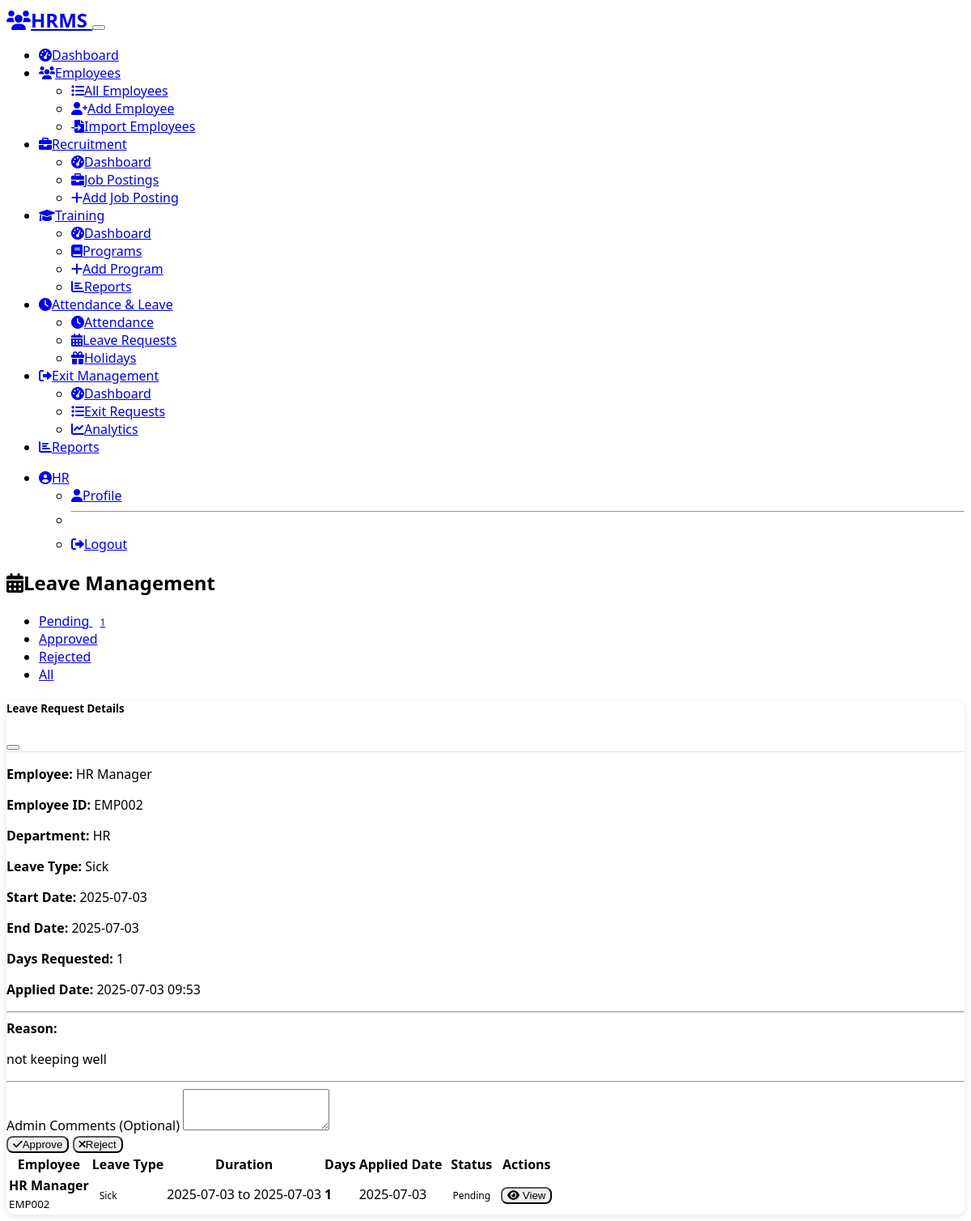
The app's page /admin/leaves (signed in), older data.
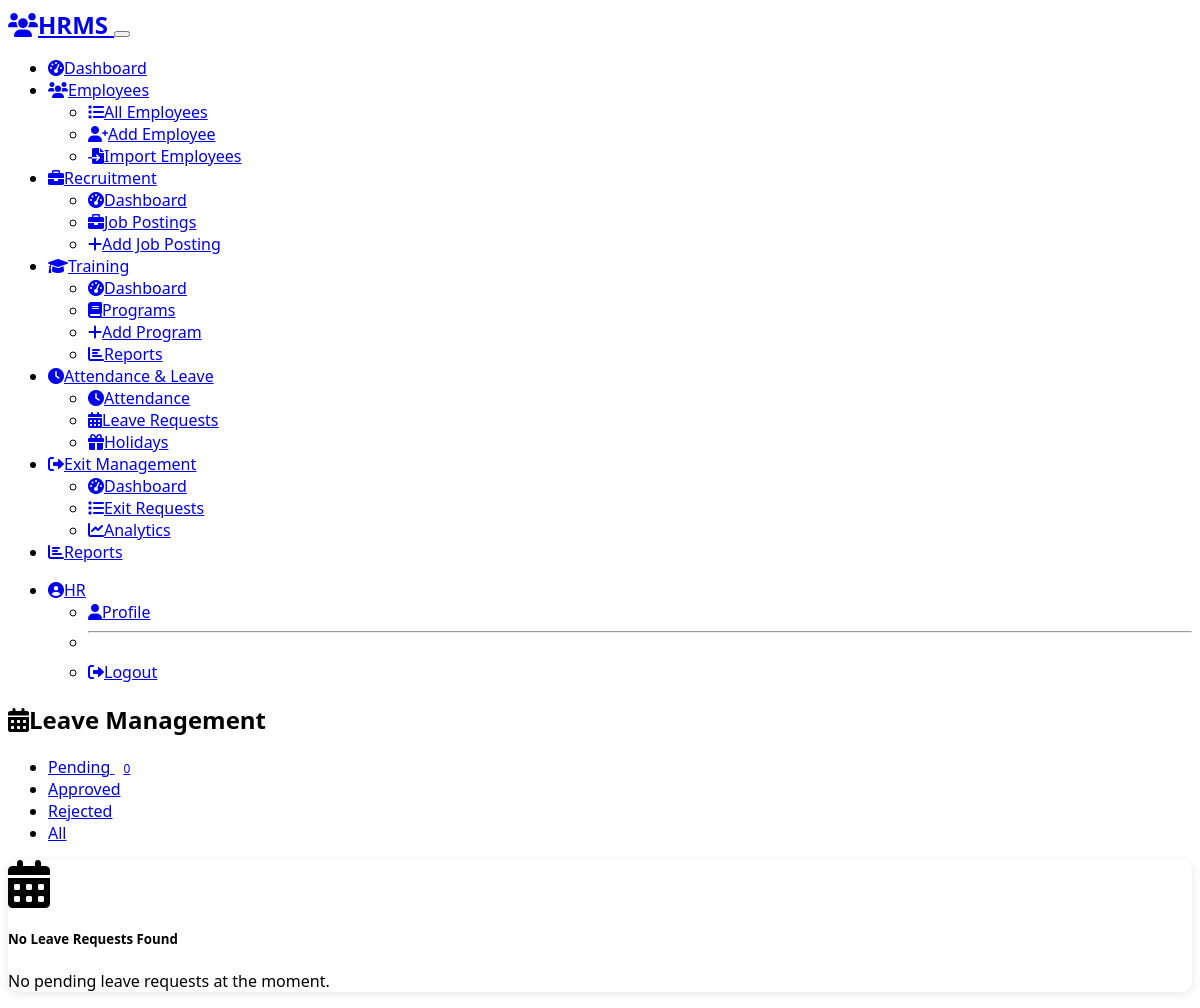
The same page, newer data.
### models.py (models this page shows, shortened)
class LeaveRequest(db.Model):
    __tablename__ = 'leave_requests'
    id = db.Column(db.Integer, primary_key=True)
    user_id = db.Column(db.Integer, db.ForeignKey('users.id'), nullable=False)
    leave_type = db.Column(db.String(20), nullable=False)  # sick/casual/earned/optional
    start_date = db.Column(db.Date, nullable=False)
    end_date = db.Column(db.Date, nullable=False)
    days_requested = db.Column(db.Integer, nullable=False)
    reason = db.Column(db.Text, nullable=False)
    status = db.Column(db.String(20), default='pending')  # pending/approved/rejected
    applied_date = db.Column(db.DateTime, default=datetime.utcnow)
    reviewed_date = db.Column(db.DateTime)
    reviewed_by = db.Column(db.Integer, db.ForeignKey('users.id'))
    admin_comments = db.Column(db.Text)

class User(UserMixin, db.Model):
    __tablename__ = 'users'
    id = db.Column(db.Integer, primary_key=True)
    email = db.Column(db.String(120), unique=True, nullable=False)
    employee_id = db.Column(db.String(20), unique=True, nullable=False)
    first_name = db.Column(db.String(50), nullable=False)
    last_name = db.Column(db.String(50), nullable=False)
    phone = db.Column(db.String(15))
    department = db.Column(db.String(50), nullable=False)
    designation = db.Column(db.String(50), nullable=False)
    work_mode = db.Column(db.String(20), nullable=False, default='onsite')  # onsite/offsite
    role = db.Column(db.String(20), nullable=False, default='employee')  # admin/employee/manager
    manager_id = db.Column(db.Integer, db.ForeignKey('users.id'), nullable=True)
    password_hash = db.Column(db.String(256))
    active = db.Column(db.Boolean, default=True)
    date_joined = db.Column(db.DateTime, default=datetime.utcnow)
    reset_token = db.Column(db.String(100))
    reset_token_expires = db.Column(db.DateTime)
    @property
    def is_active(self):
        return self.active
    attendance_records = db.relationship('Attendance', backref='user', lazy=True)
    leave_requests = db.relationship('LeaveRequest', foreign_keys='LeaveRequest.user_id', backref='user', lazy=True)
    reviewed_leave_requests = db.relationship('LeaveRequest', foreign_keys='LeaveRequest.reviewed_by', backref='reviewer', lazy=True)
    documents = db.relationship('Document', backref='user', lazy=True)
    reportees = db.relationship('User', backref=db.backref('manager', remote_side='User.id'), lazy=True)
    emergency_contacts = db.relationship('EmergencyContact', backref='user', lazy=True)
    job_postings = db.relationship('JobPosting', backref='poster', lazy=True)
    interviews = db.relationship('Interview', backref='interviewer', lazy=True)
    training_programs = db.relationship('TrainingProgram', backref='creator', lazy=True)
    training_enrollments = db.relationship('TrainingEnrollment', backref='user', lazy=True)
    certifications = db.relationship('Certification', backref='user', lazy=True)
    exit_requests = db.relationship('ExitRequest', foreign_keys='ExitRequest.user_id', backref='user', lazy=True)
    approved_exits = db.relationship('ExitRequest', foreign_keys='ExitRequest.approved_by', backref='approver', lazy=True)
    exit_interviews = db.relationship('ExitInterview', backref='interviewer', lazy=True)
    announcements = db.relationship('Announcement', backref='creator', lazy=True)
    policy_documents = db.relationship('PolicyDocument', backref='creator', lazy=True)
    policy_acknowledgments = db.relationship('PolicyAcknowledgment', backref='user', lazy=True)
    employment_history = db.relationship('EmploymentHistory', backref='user', lazy=True)
    @property
    def can_manage_employees(self):
        return self.role in ['admin', 'hr']
    @property
    def full_name(self):
        return f"{self.first_name} {self.last_name}"

### routes/admin.py (the view)
@admin_bp.route('/leaves')
@login_required
@admin_required
def leaves():
    status_filter = request.args.get('status', 'pending')
    query = db.session.query(LeaveRequest, User).join(User, LeaveRequest.user_id == User.id)
    if status_filter != 'all':
        query = query.filter(LeaveRequest.status == status_filter)
    leave_requests = query.order_by(LeaveRequest.applied_date.desc()).all()
    return render_template('admin/leaves.html',
                         leave_requests=leave_requests,
                         current_status=status_filter)

### app.py (called while the page is built)
@login_manager.user_loader
def load_user(user_id):
    from models import User
    return User.query.get(int(user_id))

### routes/admin.py (called while the page is built)
def admin_required(f):
    @wraps(f)
    def decorated_function(*args, **kwargs):
        if not current_user.is_authenticated or not current_user.can_manage_employees:
            flash('Access denied. Admin or HR privileges required.', 'danger')
            return redirect(url_for('main.index'))
        return f(*args, **kwargs)
    return decorated_function

### templates/admin/leaves.html (shortened to what the changed rows need)
{% extends "base.html" %}
{% block content %}
<div class="container">
    <div class="d-flex justify-content-between align-items-center mb-4">
        <h2><i class="fas fa-calendar-alt me-2"></i>Leave Management</h2>
    </div>
    <ul class="nav nav-tabs mb-4">
        <li class="nav-item">
            <a class="nav-link {{ 'active' if current_status == 'pending' else '' }}"
               href="{{ url_for('admin.leaves', status='pending') }}">
                Pending <span class="badge bg-warning ms-1">{{ leave_requests|selectattr('0.status', 'equalto', 'pending')|list|length }}</span>
            </a>
        </li>
    </ul>
    <div class="card">
        <div class="card-body">
            {% if leave_requests %}
                <div class="table-responsive">
                    <table class="table table-hover">
                        <thead>
                            <tr>
                                <th>Employee</th>
                                <th>Leave Type</th>
                                <th>Duration</th>
                                <th>Days</th>
                                <th>Applied Date</th>
                                <th>Status</th>
                                <th>Actions</th>
                            </tr>
                        </thead>
                        <tbody>
                            {% for leave_request, user in leave_requests %}
                            <tr>
                                <td>
                                    <div>
                                        <strong>{{ user.full_name }}</strong><br>
                                        <small class="text-muted">{{ user.employee_id }}</small>
                                    </div>
                                </td>
                                <td>
                                    <span class="badge bg-secondary">{{ leave_request.leave_type|title }}</span>
                                </td>
                                <td>
                                    {{ leave_request.start_date.strftime('%Y-%m-%d') }} to
                                    {{ leave_request.end_date.strftime('%Y-%m-%d') }}
                                </td>
                                <td><strong>{{ leave_request.days_requested }}</strong></td>
                                <td>{{ leave_request.applied_date.strftime('%Y-%m-%d') }}</td>
                                <td>
                                    <span class="badge bg-{{ 'warning' if leave_request.status == 'pending' else 'success' if leave_request.status == 'approved' else 'danger' }}">
                                        {{ leave_request.status|title }}
                                    </span>
                                </td>
                                <td>
                                    <button class="btn btn-sm btn-outline-info"
                                            data-bs-toggle="modal"
                                            data-bs-target="#leaveModal{{ leave_request.id }}">
                                        <i class="fas fa-eye"></i> View
                                    </button>
                                </td>
                            </tr>
                            <div class="modal fade" id="leaveModal{{ leave_request.id }}" tabindex="-1">
                                <div class="modal-dialog modal-lg">
                                    <div class="modal-content">
                                        <div class="modal-header">
                                            <h5 class="modal-title">Leave Request Details</h5>
                                            <button type="button" class="btn-close" data-bs-dismiss="modal"></button>
                                        </div>
                                        <div class="modal-body">
                                            <div class="row">
                                                <div class="col-md-6">
                                                    <p><strong>Employee:</strong> {{ user.full_name }}</p>
                                                    <p><strong>Employee ID:</strong> {{ user.employee_id }}</p>
                                                    <p><strong>Department:</strong> {{ user.department }}</p>
                                                    <p><strong>Leave Type:</strong> {{ leave_request.leave_type|title }}</p>
                                                </div>
                                                <div class="col-md-6">
                                                    <p><strong>Start Date:</strong> {{ leave_request.start_date.strftime('%Y-%m-%d') }}</p>
                                                    <p><strong>End Date:</strong> {{ leave_request.end_date.strftime('%Y-%m-%d') }}</p>
                                                    <p><strong>Days Requested:</strong> {{ leave_request.days_requested }}</p>
                                                    <p><strong>Applied Date:</strong> {{ leave_request.applied_date.strftime('%Y-%m-%d %H:%M') }}</p>
                                                </div>
                                            </div>
                                            <hr>
                                            <div class="mb-3">
                                                <strong>Reason:</strong>
                                                <p class="mt-2">{{ leave_request.reason }}</p>
                                            </div>
                                            {% if leave_request.status == 'pending' %}
                                            <hr>
                                            <form method="POST" action="{{ url_for('admin.review_leave', leave_id=leave_request.id) }}">
                                                <div class="mb-3">
                                                    <label for="comments" class="form-label">Admin Comments (Optional)</label>
                                                    <textarea class="form-control" id="comments" name="comments" rows="3"></textarea>
                                                </div>
                                                <div class="d-flex gap-2">
                                                    <button type="submit" name="action" value="approved" class="btn btn-success">
                                                        <i class="fas fa-check me-2"></i>Approve
                                                    </button>
                                                    <button type="submit" name="action" value="rejected" class="btn btn-danger">
                                                        <i class="fas fa-times me-2"></i>Reject
                                                    </button>
                                                </div>
                                            </form>
                                            {% endif %}
                                        </div>
                                    </div>
                                </div>
                            </div>
                            {% endfor %}
                        </tbody>
                    </table>
                </div>
            {% else %}
                <div class="text-center py-4">
                    <i class="fas fa-calendar-alt fa-3x text-muted mb-3"></i>
                    <h5>No Leave Requests Found</h5>
                    <p class="text-muted">
                        {% if current_status == 'pending' %}
                            No pending leave requests at the moment.
                        {% else %}
                            No {{ current_status }} leave requests found.
                        {% endif %}
                    </p>
                </div>
            {% endif %}
        </div>
    </div>
</div>
{% endblock %}

Row changes from the older to the newer data that the page shows:
removed LeaveRequest: full_name "HR Manager", employee_id "EMP002", leave_type "Sick", start_date "2025-07-03", end_date "2025-07-03", days_requested "1", applied_date "2025-07-03", status "Pending", department "HR", applied_date "2025-07-03 09:53", reason "not keeping well"
Text that changed along with them:
text no longer shown: "1 Employee Leave Type Duration Days Applied Date Status Actions"
text now shown: "0 No Leave Requests Found No pending leave requests at the moment."
